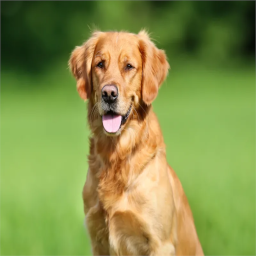
#> input picture jpg_conversion_exercise/test.tif, 256 x 256 px
$ python main.py
#> lines starting #> are read from the running program, lines starting #| are printed output that depends on the picture
import cv2
import numpy as np
from scipy.fftpack import dct, idct
from tkinter import Tk
from tkinter.filedialog import askopenfilename

from constants import norm, filter, e, img_size


def normalize_image(img):
    return img - norm


def denormalize_image(img):
    return img + norm


def transform(block):
    return dct(dct(block, axis=0, norm="ortho"), axis=1, norm="ortho")


def inverse_transform(block):
    return idct(idct(block, axis=0, norm="ortho"), axis=1, norm="ortho")


def quantize(block):
    return np.round(block / e)


def dequantize(block):
    return block * e


def to_jpg(img):
    img = normalize_image(img)
    jpg_img = np.zeros((img.shape[0], img.shape[1]))
    for i in range(0, img.shape[0], filter[0]):
        for j in range(0, img.shape[1], filter[1]):
            jpg_img[i: i + filter[0], j: j + filter[1]] = \
                        transform(img[i: i + filter[0], j: j + filter[1]])

            jpg_img[i: i + filter[0], j: j + filter[1]] = quantize(jpg_img[i: i + filter[0], j: j + filter[1]])

    return jpg_img


def from_jpg(img):
    iimg = np.zeros((img.shape[0], img.shape[1]))
    for i in range(0, img.shape[0], filter[0]):
        for j in range(0, img.shape[1], filter[1]):
            iimg[i: i + filter[0], j: j + filter[1]] = \
                        dequantize(img[i: i + filter[0], j: j + filter[1]])
            iimg[i: i + filter[0], j: j + filter[1]] = inverse_transform(iimg[i: i + filter[0], j: j + filter[1]])

    return denormalize_image(iimg)


Tk().withdraw()
file_name = askopenfilename(title="Choose an image file with size {}x{}".format(img_size, img_size))
#> the answer given: test.tif

image = np.zeros((img_size, img_size))
image[:img_size, :img_size] = cv2.imread(file_name, 0)
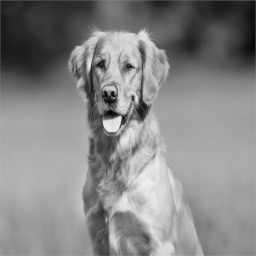
#> image: shape (256, 256) float64; min 4, max 238, mean 134.2
if image.shape != (img_size, img_size):
    raise Exception("Invalid image size")
jpg_image = to_jpg(image)
#> after the loop in to_jpg, `for i in range(0, img.shape[0], filter[0]):`:
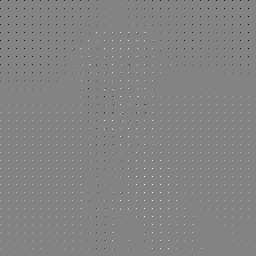
#> jpg_img: shape (256, 256) float64; min -55, max 52, mean 0.1; drawn with min black and max white

jpg_image = from_jpg(jpg_image)
cv2.imwrite("my_jpg.jpg", jpg_image)
